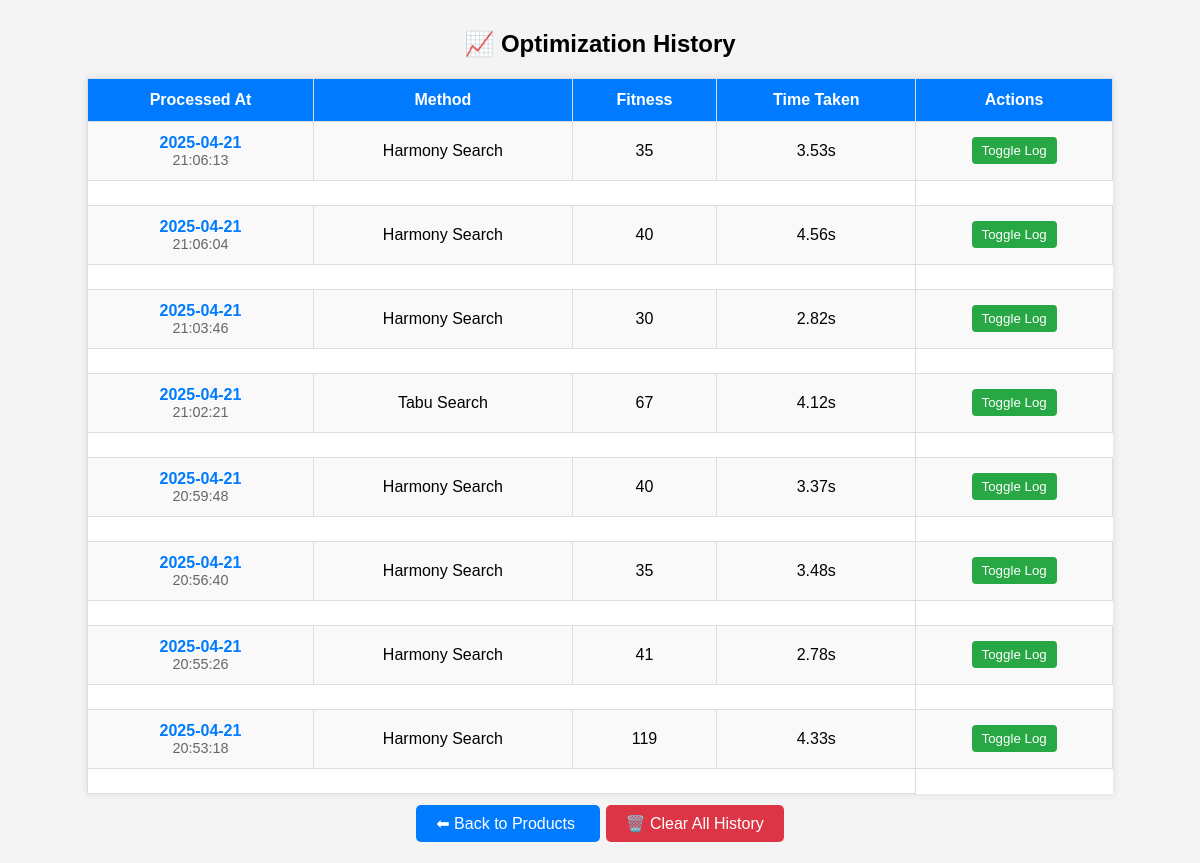
Page /products/results/ on the committed database.
### products/models.py (models this page shows, shortened)
class OptimizationResult(models.Model):
    METHOD_CHOICES = [
        ('harmony', 'Harmony Search'),
        ('tabu', 'Tabu Search'),
    ]
    method = models.CharField(max_length=20, choices=METHOD_CHOICES)
    fitness_score = models.IntegerField()
    time_taken = models.FloatField(help_text="Time in seconds", default=0)
    created_at = models.DateTimeField(auto_now_add=True)
    penalty_log = models.TextField()  # Store as plain text

### products/views.py (the view)
# urls.py: path('results/', optimization_history, name='optimization_history'),
def optimization_history(request):
    results = OptimizationResult.objects.order_by('-created_at')[:50]  # latest 50 results
    return render(request, 'optimization_history.html', {
        'results': results
    })

### products/templates/optimization_history.html (shortened to what this page needs)
<!DOCTYPE html>
<html lang="en">
<head>
</head>
<body>
    <h2>📈 Optimization History</h2>
    <table>
        <tr>
            <th>Processed At</th>
            <th>Method</th>
            <th>Fitness</th>
            <th>Time Taken</th>
            <th>Actions</th>
        </tr>
        {% for result in results %}
        <tr>
            <td>
                <div style="font-weight: bold; color: #007bff;">
                    {{ result.created_at|date:"Y-m-d" }}
                </div>
                <div style="font-size: 0.9em; color: #666;">
                    {{ result.created_at|time:"H:i:s" }}
                </div>
            </td>
            <td>{{ result.get_method_display }}</td>
            <td>{{ result.fitness_score }}</td>
            <td>{{ result.time_taken }}s</td>
            <td>
                <button class="show-log" onclick="toggleLog({{ result.id }})">Toggle Log</button>
            </td>
        </tr>
        <tr>
            <td colspan="4">
            </td>
        </tr>
        {% empty %}
        <tr><td colspan="4">No optimization history yet.</td></tr>
        {% endfor %}
    </table>
    <div style="margin-top: 20px;">
        <a href="{% url 'product_list' %}" style="text-decoration:none; padding:10px 20px; background:#007bff; color:white; border-radius:5px; margin-right: 6px;">⬅ Back to Products
        </a>
        <a href="{% url 'clear_optimization_history' %}"
       onclick="return confirm('Are you sure you want to clear all history?');"
       style="text-decoration:none; background-color:#dc3545; color:white; padding:10px 20px; border-radius:5px;">
        🗑️ Clear All History
    </a>
    </div>
</body>
</html>

### products/templates/optimization_history.html (style rules this page uses)
body { font-family: Arial, sans-serif; background: #f4f4f4; margin: 30px; text-align: center; }
table { width: 90%; margin: auto; border-collapse: collapse; background: white; box-shadow: 0 0 8px rgba(0,0,0,0.1); }
th, td { padding: 12px; border: 1px solid #ddd; text-align: center; }
th { background-color: #007bff; color: white; }
tr:nth-child(even) { background: #f9f9f9; }
.show-log { background: #28a745; color: white; padding: 6px 10px; border: none; border-radius: 4px; cursor: pointer; }

### rows in the picture
OptimizationResult: created_at "2025-04-21", created_at "21:06:13", method "Harmony Search", fitness_score "35", time_taken "3.53"
OptimizationResult: created_at "2025-04-21", created_at "21:06:04", method "Harmony Search", fitness_score "40", time_taken "4.56"
OptimizationResult: created_at "2025-04-21", created_at "21:03:46", method "Harmony Search", fitness_score "30", time_taken "2.82"
OptimizationResult: created_at "2025-04-21", created_at "21:02:21", method "Tabu Search", fitness_score "67", time_taken "4.12"
OptimizationResult: created_at "2025-04-21", created_at "20:59:48", method "Harmony Search", fitness_score "40", time_taken "3.37"
OptimizationResult: created_at "2025-04-21", created_at "20:56:40", method "Harmony Search", fitness_score "35", time_taken "3.48"
OptimizationResult: created_at "2025-04-21", created_at "20:55:26", method "Harmony Search", fitness_score "41", time_taken "2.78"
OptimizationResult: created_at "2025-04-21", created_at "20:53:18", method "Harmony Search", fitness_score "119", time_taken "4.33"
